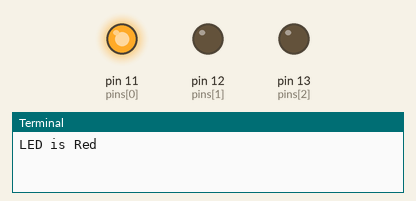
Simulated run of this program. Board: Jetson Nano (header pin numbers). On the bench: output pins drawn as LEDs (lit = HIGH), the last lines printed to the terminal.

Above: at 1.0 s.
At 3.0 s:
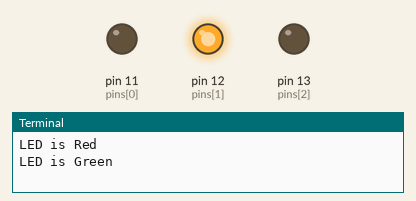
At 5.0 s:
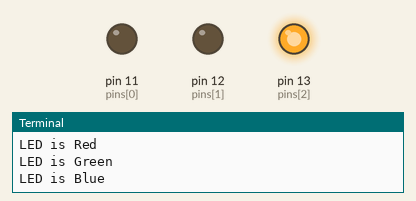
Timing chart, 0 to 7.8 s (numbered marks = the images above):
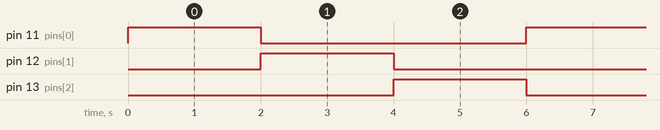

Measured:
- by itself, pin 11 (pins[0]), pin 12 (pins[1]), pin 13 (pins[2]): alternates HIGH for 2.0 s and LOW for 4.0 s
- by itself, everything shown: repeats every 6.0 s, in 3 steps

The program:

rgbled.py
```python
import Jetson.GPIO as GPIO
from time import sleep

#RGB pins (Red = 11, Green = 12, Blue = 13)
pins = [11,12,13]

GPIO.setmode(GPIO.BOARD)
GPIO.setup(pins[0], GPIO.OUT)
GPIO.setup(pins[1], GPIO.OUT)
GPIO.setup(pins[2], GPIO.OUT)

while True:
   GPIO.output(pins[0], GPIO.HIGH)
   GPIO.output(pins[1], GPIO.LOW)
   GPIO.output(pins[2], GPIO.LOW)
   print("LED is Red")
   sleep(2)

   GPIO.output(pins[0], GPIO.LOW)
   GPIO.output(pins[1], GPIO.HIGH)
   GPIO.output(pins[2], GPIO.LOW)
   print("LED is Green")
   sleep(2)

   GPIO.output(pins[0], GPIO.LOW)
   GPIO.output(pins[1], GPIO.LOW)
   GPIO.output(pins[2], GPIO.HIGH)
   print("LED is Blue")
   sleep(2)
```
